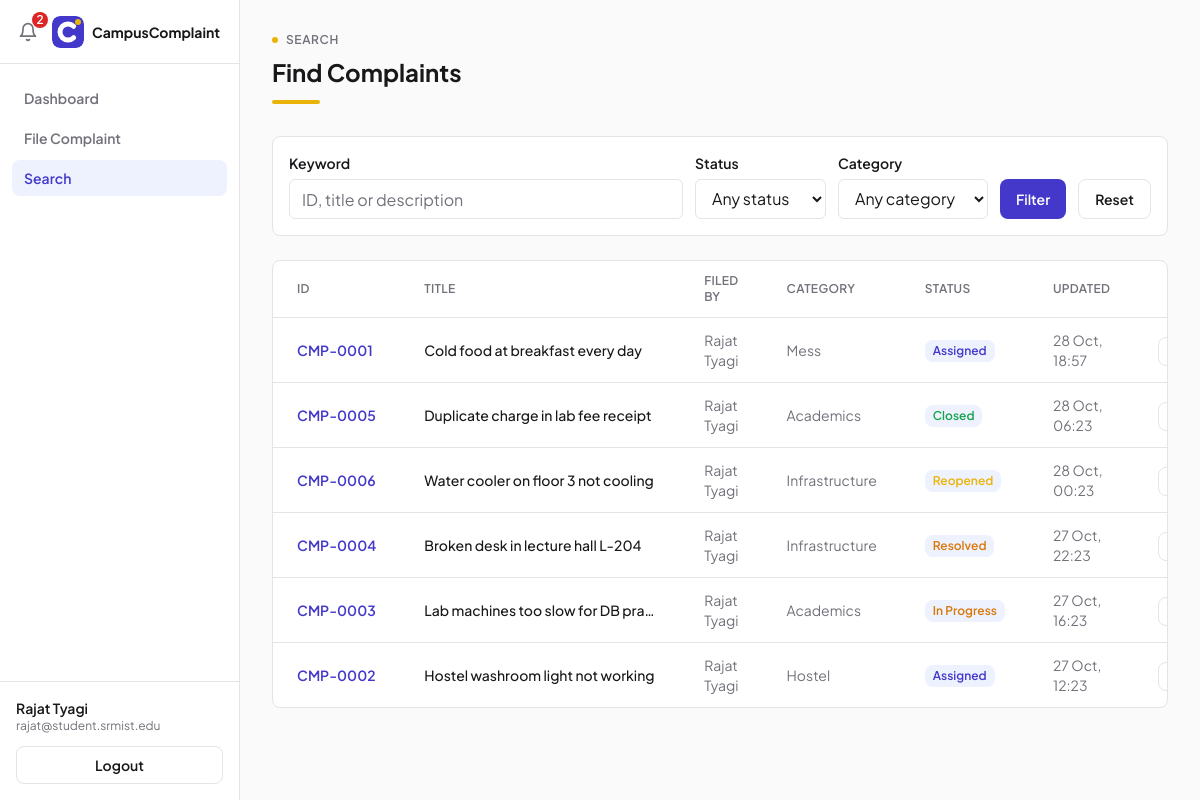
Page /search/ (signed in) on the committed database.
### complaints/models.py (models this page shows, shortened)
class User(AbstractUser):
    class Role(models.TextChoices):
        STUDENT = "STUDENT", "Student"
        ADMIN = "ADMIN", "Admin"
        DEPARTMENT = "DEPARTMENT", "Department"
    username = models.CharField(max_length=150, unique=True, blank=True)
    name = models.CharField(max_length=120)
    email = models.EmailField(unique=True)
    role = models.CharField(
        max_length=20,
        choices=Role.choices,
        default=Role.STUDENT,
    )
    department = models.CharField(
        max_length=80,
        blank=True,
        help_text="Only used for department accounts (e.g. Mess, Hostel).",
    )
    objects = UserManager()
    USERNAME_FIELD = "email"
    REQUIRED_FIELDS = []
    @property
    def is_student(self):
        return self.role == self.Role.STUDENT

class Complaint(models.Model):
    class Category(models.TextChoices):
        MESS = "MESS", "Mess"
        HOSTEL = "HOSTEL", "Hostel"
        ACADEMICS = "ACADEMICS", "Academics"
        INFRASTRUCTURE = "INFRASTRUCTURE", "Infrastructure"
        OTHERS = "OTHERS", "Others"
    class Priority(models.TextChoices):
        LOW = "LOW", "Low"
        MEDIUM = "MEDIUM", "Medium"
        HIGH = "HIGH", "High"
        URGENT = "URGENT", "Urgent"
    class Status(models.TextChoices):
        FILED = "FILED", "Filed"
        ASSIGNED = "ASSIGNED", "Assigned"
        IN_PROGRESS = "IN_PROGRESS", "In Progress"
        RESOLVED = "RESOLVED", "Resolved"
        CLOSED = "CLOSED", "Closed"
        REOPENED = "REOPENED", "Reopened"
    ALLOWED_TRANSITIONS = {
        Status.FILED: {Status.ASSIGNED},
        Status.ASSIGNED: {Status.IN_PROGRESS},
        Status.IN_PROGRESS: {Status.RESOLVED},
        Status.RESOLVED: {Status.CLOSED, Status.IN_PROGRESS},
        Status.CLOSED: {Status.REOPENED},
        Status.REOPENED: {Status.IN_PROGRESS},
    }
    number = models.CharField(max_length=12, unique=True, editable=False, blank=True)
    title = models.CharField(max_length=120)
    description = models.TextField()
    category = models.CharField(max_length=20, choices=Category.choices)
    priority = models.CharField(
        max_length=10,
        choices=Priority.choices,
        default=Priority.MEDIUM,
    )
    status = models.CharField(
        max_length=20,
        choices=Status.choices,
        default=Status.FILED,
    )
    created_by = models.ForeignKey(
        User,
        on_delete=models.PROTECT,
        related_name="filed_complaints",
    )
    assigned_to = models.ForeignKey(
        User,
        on_delete=models.SET_NULL,
        null=True,
        blank=True,
        related_name="assigned_complaints",
    )
    created_at = models.DateTimeField(default=timezone.now)
    updated_at = models.DateTimeField(default=timezone.now)
    closed_at = models.DateTimeField(null=True, blank=True)
    class Meta:
        ordering = ["-updated_at"]

### complaints/views.py (the view, shortened to what this page needs)
# urls.py: path("search/", views.search, name="search"),
@login_required
def search(request):
    form = SearchForm(request.GET or None)
    results = Complaint.objects.select_related("created_by", "assigned_to")
    if request.GET and not form.is_valid():
        messages.error(request, "Invalid search filters; showing all complaints.")
    return render(
        request,
        "search.html",
        {
            "form": form,
            "results": results,
            "active": "search",
        },
    )

### complaints/forms.py
class SearchForm(forms.Form):
    keyword = forms.CharField(
        required=False,
        max_length=100,
        widget=forms.TextInput(
            attrs={
                "class": INPUT_CLASS,
                "placeholder": "ID, title or description",
            }
        ),
    )
    status = forms.ChoiceField(
        required=False,
        choices=[("", "Any status")] + list(Complaint.Status.choices),
        widget=forms.Select(attrs={"class": SELECT_CLASS}),
    )
    category = forms.ChoiceField(
        required=False,
        choices=[("", "Any category")] + list(Complaint.Category.choices),
        widget=forms.Select(attrs={"class": SELECT_CLASS}),
    )

### complaints/context_processors.py (called while the page is built)
def navigation(request):
    if not request.user.is_authenticated:
        return {}
    notifications = request.user.notifications.select_related("complaint")[:6]
    unread_count = request.user.notifications.filter(is_read=False).count()
    return {
        "nav_notifications": notifications,
        "unread_count": unread_count,
    }

### complaints/templates/search.html (shortened to what this page needs)
{% extends "base.html" %}
{% block content %}
<div class="mb-8">
    <div class="mb-2 flex items-center gap-2 text-xs font-semibold uppercase tracking-wider text-muted">
        <span class="h-1.5 w-1.5 rounded-full bg-accent"></span>
        <span>Search</span>
    </div>
    <h1 class="text-2xl font-bold text-ink">Find Complaints</h1>
    <div class="mt-3 h-1 w-12 rounded-full bg-accent"></div>
</div>
<form action="{% url 'search' %}" method="get" class="mb-6 rounded-lg border border-border bg-card p-4">
    <div class="flex flex-wrap items-end gap-3">
        <div class="flex-1">
            <label for="{{ form.keyword.id_for_label }}" class="mb-1.5 block text-sm font-semibold text-ink">Keyword</label>
            {{ form.keyword }}
        </div>
        <div>
            <label for="{{ form.status.id_for_label }}" class="mb-1.5 block text-sm font-semibold text-ink">Status</label>
            {{ form.status }}
        </div>
        <div>
            <label for="{{ form.category.id_for_label }}" class="mb-1.5 block text-sm font-semibold text-ink">Category</label>
            {{ form.category }}
        </div>
        <button type="submit"
                class="h-10 rounded-lg bg-primary px-4 text-sm font-semibold text-white transition hover:bg-primary-hover">Filter</button>
        <a href="{% url 'search' %}"
           class="inline-flex h-10 items-center rounded-lg border border-border px-4 text-sm font-semibold text-ink transition hover:bg-page">Reset</a>
    </div>
</form>
<div class="overflow-hidden rounded-lg border border-border bg-card">
    <div class="overflow-x-auto">
        <table class="w-full min-w-[720px] text-left text-sm">
            <thead>
            <tr class="border-b border-border">
                <th class="px-6 py-3 text-xs font-semibold uppercase tracking-wide text-muted">ID</th>
                <th class="px-6 py-3 text-xs font-semibold uppercase tracking-wide text-muted">Title</th>
                <th class="px-6 py-3 text-xs font-semibold uppercase tracking-wide text-muted">Filed by</th>
                <th class="px-6 py-3 text-xs font-semibold uppercase tracking-wide text-muted">Category</th>
                <th class="px-6 py-3 text-xs font-semibold uppercase tracking-wide text-muted">Status</th>
                <th class="px-6 py-3 text-xs font-semibold uppercase tracking-wide text-muted">Updated</th>
                <th class="px-6 py-3"></th>
            </tr>
            </thead>
            <tbody>
            {% for c in results %}
            <tr class="border-b border-border transition last:border-0 hover:bg-surface">
                <td class="px-6 py-3 font-semibold text-primary" style="white-space: nowrap">{{ c.number }}</td>
                <td class="max-w-[280px] truncate px-6 py-3 font-medium text-ink">{{ c.title }}</td>
                <td class="px-6 py-3 text-muted">{{ c.created_by.name }}</td>
                <td class="px-6 py-3 text-muted">{{ c.get_category_display }}</td>
                <td class="px-6 py-3">
                    {% include "fragments/badge.html" with status=c.status label=c.get_status_display %}
                </td>
                <td class="px-6 py-3 text-muted">{{ c.updated_at|date:"d M, H:i" }}</td>
                <td class="px-6 py-3 text-right">
                    <a href="{% url 'complaint_detail' c.number %}"
                       class="rounded-lg border border-border px-3 py-1.5 text-xs font-semibold text-ink transition hover:bg-page">View</a>
                </td>
            </tr>
            {% empty %}
            <tr>
                <td colspan="7" class="px-6 py-12 text-center text-base text-muted">No complaints match your filters.</td>
            </tr>
            {% endfor %}
            </tbody>
        </table>
    </div>
</div>
{% endblock %}

### complaints/templates/fragments/sidebar.html (shortened to what this page needs)
{% load static %}
<nav id="sidebarNav" class="fixed inset-y-0 left-0 z-40 flex w-60 -translate-x-full flex-col border-r border-border bg-card transition-transform duration-200 ease-out lg:translate-x-0">
    <div class="relative flex h-16 items-center gap-2 border-b border-border px-3">
        <button type="button" id="notifToggle" aria-label="Notifications"
                class="relative hidden h-8 w-8 shrink-0 items-center justify-center rounded-lg text-muted transition hover:bg-page hover:text-ink lg:flex">
            <svg xmlns="http://www.w3.org/2000/svg" viewBox="0 0 24 24" fill="none" stroke="currentColor"
                 stroke-width="2" stroke-linecap="round" stroke-linejoin="round" class="h-5 w-5">
                <path d="M6 8a6 6 0 0 1 12 0c0 7 3 9 3 9H3s3-2 3-9"></path>
                <path d="M10.3 21a1.94 1.94 0 0 0 3.4 0"></path>
            </svg>
            {% if unread_count > 0 %}
            <span class="absolute -right-1 -top-1 inline-flex h-4 min-w-[16px] items-center justify-center rounded-full bg-danger px-1 text-xs font-semibold text-white">{{ unread_count }}</span>
            {% endif %}
        </button>
        <img src="{% static 'img/logo-mark.svg' %}" alt="CampusComplaint" class="h-8 w-8 shrink-0 rounded-lg">
        <span class="min-w-0 truncate text-sm font-bold text-ink">CampusComplaint</span>
    </div>
    <div class="flex-1 space-y-1 px-3 py-4">
        {% if user.is_student %}
        <a href="{% url 'dashboard_student' %}"
           class="block rounded-lg px-3 py-2 text-sm font-semibold transition {% if active == 'dashboard' %}bg-surface text-primary{% else %}text-muted hover:bg-page hover:text-ink{% endif %}">Dashboard</a>
        {% elif user.is_administrator %}
        <a href="{% url 'dashboard_admin' %}"
           class="block rounded-lg px-3 py-2 text-sm font-semibold transition {% if active == 'dashboard' %}bg-surface text-primary{% else %}text-muted hover:bg-page hover:text-ink{% endif %}">Dashboard</a>
        {% else %}
        <a href="{% url 'dashboard_department' %}"
           class="block rounded-lg px-3 py-2 text-sm font-semibold transition {% if active == 'dashboard' %}bg-surface text-primary{% else %}text-muted hover:bg-page hover:text-ink{% endif %}">My Queue</a>
        {% endif %}
        {% if user.is_student %}
        <a href="{% url 'complaint_create' %}"
           class="block rounded-lg px-3 py-2 text-sm font-semibold transition {% if active == 'new' %}bg-surface text-primary{% else %}text-muted hover:bg-page hover:text-ink{% endif %}">File Complaint</a>
        {% endif %}
        <a href="{% url 'search' %}"
           class="block rounded-lg px-3 py-2 text-sm font-semibold transition {% if active == 'search' %}bg-surface text-primary{% else %}text-muted hover:bg-page hover:text-ink{% endif %}">Search</a>
    </div>
    <div class="border-t border-border px-4 py-4">
        <div class="text-sm font-semibold text-ink">{{ user.name }}</div>
        <div class="mb-3 text-xs text-muted">{{ user.email }}</div>
        <form method="post" action="{% url 'logout' %}">
            <button type="submit"
                    class="block w-full rounded-lg border border-border px-3 py-2 text-center text-sm font-semibold text-ink transition hover:bg-page">Logout</button>
        </form>
    </div>
</nav>

### complaints/templates/fragments/badge.html
<span class="inline-flex h-[22px] items-center rounded-lg bg-surface px-2 text-xs font-semibold {% if status == 'CLOSED' %}text-success{% elif status == 'RESOLVED' or status == 'IN_PROGRESS' %}text-warning{% elif status == 'REOPENED' %}text-accent{% else %}text-primary{% endif %}" style="white-space: nowrap">{{ label }}</span>

### rows in the picture
User: name "Rajat Tyagi", email "rajat@student.srmist.edu"
Complaint: number "CMP-0001", title "Cold food at breakfast every day", created_by.name "Rajat Tyagi", category "Mess", status "Assigned", updated_at "28 Oct, 18:57"
Complaint: number "CMP-0005", title "Duplicate charge in lab fee receipt", created_by.name "Rajat Tyagi", category "Academics", status "Closed", updated_at "28 Oct, 06:23"
Complaint: number "CMP-0006", title "Water cooler on floor 3 not cooling", created_by.name "Rajat Tyagi", category "Infrastructure", status "Reopened", updated_at "28 Oct, 00:23"
Complaint: number "CMP-0004", title "Broken desk in lecture hall L-204", created_by.name "Rajat Tyagi", category "Infrastructure", status "Resolved", updated_at "27 Oct, 22:23"
Complaint: number "CMP-0003", title "Lab machines too slow for DB pra…", created_by.name "Rajat Tyagi", category "Academics", label "In Progress", updated_at "27 Oct, 16:23"
Complaint: number "CMP-0002", title "Hostel washroom light not working", created_by.name "Rajat Tyagi", category "Hostel", status "Assigned", updated_at "27 Oct, 12:23"

### other values in the picture
{{ unread_count }} "2"
